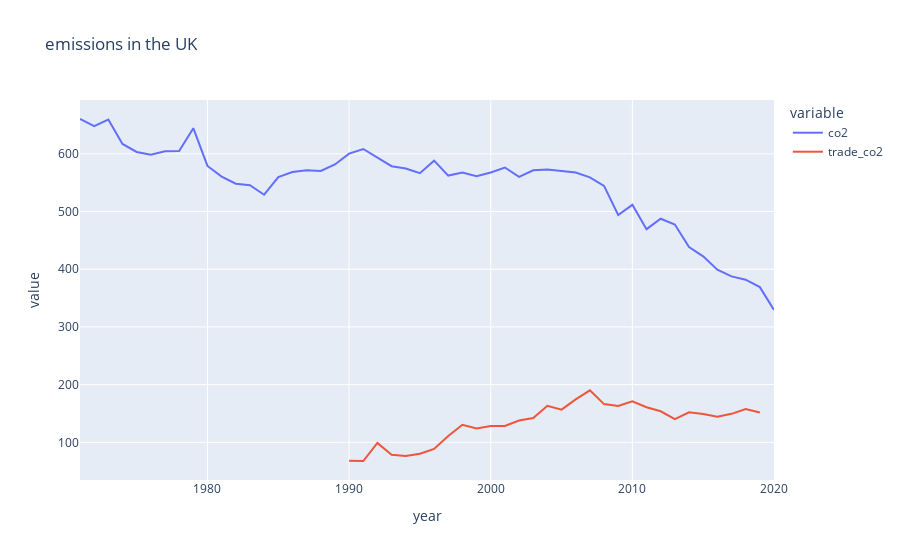

Notebook source saved alongside this figure:
### Code cell
import plotly.express as px


fig = px.line(df_uk, x='year', y=['co2', 'trade_co2'],title = 'emissions in the UK')
fig.show()

### Figure 1 — Plotly figure (JSON) as saved in the notebook; plotly's stock layout.template omitted (floating-point values rounded to 4 significant figures)
{"data": [{"hovertemplate": "variable=co2<br>year=%{x}<br>value=%{y}<extra></extra>", "legendgroup": "co2", "line": {"color": "#636efa", "dash": "solid"}, "marker": {"symbol": "circle"}, "mode": "lines", "name": "co2", "orientation": "v", "showlegend": true, "type": "scatter", "x": [1971, 1972, 1973, 1974, 1975, 1976, 1977, 1978, 1979, 1980, 1981, 1982, 1983, 1984, 1985, 1986, 1987, 1988, 1989, 1990, 1991, 1992, 1993, 1994, 1995, 1996, 1997, 1998, 1999, 2000, 2001, 2002, 2003, 2004, 2005, 2006, 2007, 2008, 2009, 2010, 2011, 2012, 2013, 2014, 2015, 2016, 2017, 2018, 2019, 2020], "xaxis": "x", "y": [660.4, 648.0, 659.6, 617.2, 603.2, 598.5, 604.4, 604.7, 644.5, 579.0, 560.6, 548.2, 545.5, 529.1, 559.6, 568.6, 571.7, 570.3, 581.6, 600.3, 608.4, 592.9, 578.6, 574.6, 566.6, 588.2, 562.3, 567.6, 561.1, 567.6, 576.3, 560.1, 571.5, 572.9, 570.0, 567.6, 559.2, 544.5, 493.9, 511.6, 469.5, 487.5, 477.4, 438.5, 422.3, 399.3, 387.6, 381.9, 369.0, 329.6], "yaxis": "y"}, {"hovertemplate": "variable=trade_co2<br>year=%{x}<br>value=%{y}<extra></extra>", "legendgroup": "trade_co2", "line": {"color": "#EF553B", "dash": "solid"}, "marker": {"symbol": "circle"}, "mode": "lines", "name": "trade_co2", "orientation": "v", "showlegend": true, "type": "scatter", "x": [1971, 1972, 1973, 1974, 1975, 1976, 1977, 1978, 1979, 1980, 1981, 1982, 1983, 1984, 1985, 1986, 1987, 1988, 1989, 1990, 1991, 1992, 1993, 1994, 1995, 1996, 1997, 1998, 1999, 2000, 2001, 2002, 2003, 2004, 2005, 2006, 2007, 2008, 2009, 2010, 2011, 2012, 2013, 2014, 2015, 2016, 2017, 2018, 2019, 2020], "xaxis": "x", "y": [null, null, null, null, null, null, null, null, null, null, null, null, null, null, null, null, null, null, null, 68.08, 67.59, 98.9, 78.44, 76.36, 80.18, 88.54, 111.0, 130.4, 124.1, 128.3, 128.2, 137.8, 142.2, 163.2, 156.7, 174.3, 190.1, 166.2, 162.8, 170.9, 160.8, 153.8, 140.0, 152.1, 149.0, 144.2, 149.4, 157.6, 151.7, null], "yaxis": "y"}], "layout": {"legend": {"title": {"text": "variable"}, "tracegroupgap": 0}, "title": {"text": "emissions in the UK"}, "xaxis": {"anchor": "y", "domain": [0, 1], "title": {"text": "year"}}, "yaxis": {"anchor": "x", "domain": [0, 1], "title": {"text": "value"}}}}
